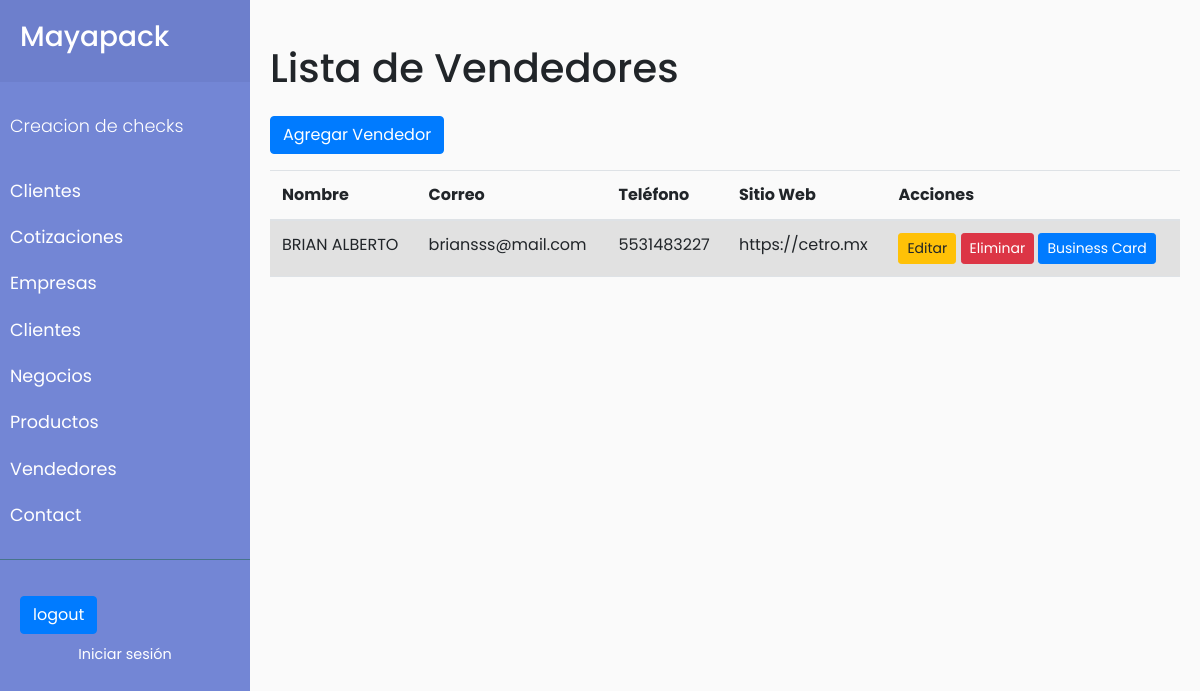
Page /vendedores/ on the committed database.
### vendedores/models.py (models this page shows, shortened)
class Vendedor(models.Model):
    user = models.OneToOneField(User, on_delete=models.CASCADE, null=True)
    nombre = models.CharField(max_length=100)
    correo = models.EmailField()
    telefono = models.CharField(max_length=15)
    sitio_web = models.URLField(blank=True, null=True)
    direccion = models.CharField(max_length=255)

### vendedores/views.py (the view)
# urls.py: path('vendedores/', views.vendedor_list, name='vendedor_list'),
def vendedor_list(request):
    vendedores = Vendedor.objects.all()
    return render(request, 'vendedores/vendedor_list.html', {'vendedores': vendedores})

### vendedores/templates/vendedores/vendedor_list.html
{% extends 'base.html' %}
{% block content %}
<div id="content" class="container mt-4">
    <h1 class="mb-4">Lista de Vendedores</h1>
    <a href="{% url 'vendedor_create' %}" class="btn btn-primary mb-3">Agregar Vendedor</a>
    <table class="table table-striped">
        <thead>
            <tr>
                <th>Nombre</th>
                <th>Correo</th>
                <th>Teléfono</th>
                <th>Sitio Web</th>
                <th>Acciones</th>
            </tr>
        </thead>
        <tbody>
            {% for vendedor in vendedores %}
            <tr>
                <td>{{ vendedor.nombre }}</td>
                <td>{{ vendedor.correo }}</td>
                <td>{{ vendedor.telefono }}</td>
                <td><a href="{{ vendedor.sitio_web }}" target="_blank">{{ vendedor.sitio_web }}</a></td>
                <td>
                    <a href="{% url 'vendedor_update' vendedor.pk %}" class="btn btn-warning btn-sm">Editar</a>
                    <a href="{% url 'vendedor_delete' vendedor.pk %}" class="btn btn-danger btn-sm">Eliminar</a>
                     <a href="{% url 'bc' vendedor.id %}" class="btn btn-primary btn-sm">Business Card</a>
                </td>
            </tr>
            {% endfor %}
        </tbody>
    </table>
</div>
{% endblock %}

### cotizaciones/static/cotizaciones/css/sidemenu.css (style rules this page uses)
body { font-family: 'Poppins', sans-serif; background: #fafafa; }
a, a:hover, a:focus { color: inherit; text-decoration: none; transition: all 0.3s; }
#content { width: 100%; padding: 20px; min-height: 100vh; transition: all 0.3s; }

### rows in the picture
Vendedor: nombre "BRIAN ALBERTO", correo "briansss@mail.com", telefono "5531483227", sitio_web "https://cetro.mx"
